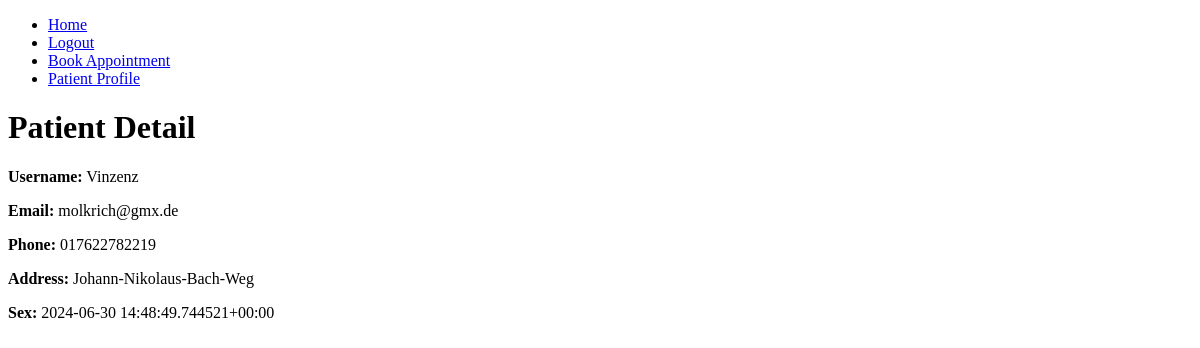
The page /bookings/patient/ (signed in) on the database as committed earlier.
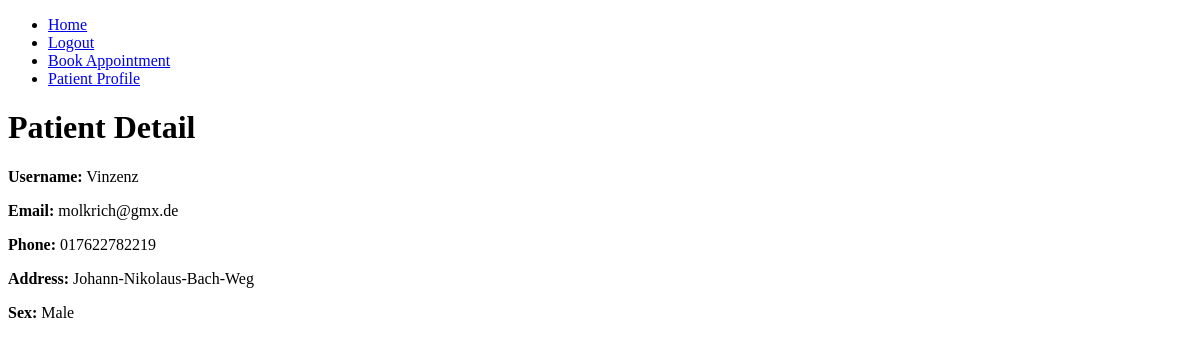
The same page on the database as committed later.
### bookings/models.py (models this page shows, shortened)
class Patient(models.Model):
    SEX_CHOICES = [
        ('M', 'Male'),
        ('F', 'Female'),
        ('O', 'Other'),
    ]
    user = models.OneToOneField(User, on_delete=models.CASCADE)
    phone = models.CharField(max_length=15)
    address = models.CharField(max_length=255)
    sex = models.CharField(max_length=1, choices=SEX_CHOICES)

### bookings/views.py (the view)
# urls.py: path('patient/', views.patient_detail, name='patient_detail'),
@login_required
def patient_detail(request):
    patient = Patient.objects.get(user=request.user)  # Retrieve the Patient instance for the logged-in user
    return render(request, 'bookings/patient_detail.html', {'patient': patient})

### bookings/templates/bookings/patient_detail.html (shortened to what this page needs)
<!DOCTYPE html>
<html>
<head>
</head>
<body>
    <header>
        <nav>
            <ul>
                <li><a href="{% url 'index' %}">Home</a></li>
                {% if user.is_authenticated %}
                    <li><a href="{% url 'logout' %}">Logout</a></li>
                    <li><a href="{% url 'book_appointment' %}">Book Appointment</a></li>
                    <li><a href="{% url 'patient_detail' %}">Patient Profile</a></li>
                {% else %}
                    <li><a href="{% url 'login' %}">Login</a></li>
                    <li><a href="{% url 'register_patient' %}">Register</a></li>
                {% endif %}
            </ul>
        </nav>
    </header>
    <h1>Patient Detail</h1>
    <p><strong>Username:</strong> {{ patient.user.username }}</p>
    <p><strong>Email:</strong> {{ patient.user.email }}</p>
    <p><strong>Phone:</strong> {{ patient.phone }}</p>
    <p><strong>Address:</strong> {{ patient.address }}</p>
    <p><strong>Sex:</strong> {{ patient.get_sex_display }}</p>
</body>
</html>

Rows that differ between the two databases and show on the page:
changed Patient "Johann-Nikolaus-Bach-Weg": sex "2024-06-30 14:48:49.744521+00:00" → "Male"
